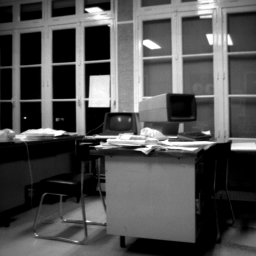
%> input picture TD2_15.09.2021/Louis/bureau256_col.png, 256 x 256 px
$ octave TD2_Exo2.m   (GNU Octave 9; MATLAB toolbox functions it lacks are replaced by stand-ins)
%> lines starting %> are read from the running program, lines starting %| are printed output that depends on the picture
%Penser à faire "pkg load image" avant chaque TD
clear all;
close all;

%On charge l'image du bureau
Bureau = imread('bureau256_col.png');
%> Bureau is the input picture: size 256x256x3 uint8; min 0, max 255, mean 80.8
%C'est une image grise codée en couleur

%Image en couleur dont on extrait les composantes
Bureau_R = Bureau(:,:,1);
%Toutes les lignes et toutes les colonnes donc tout l'image du canal 1
%soit la couleur rouge de l'image Bureau
Bureau_G = Bureau(:,:,2);
Bureau_B = Bureau(:,:,3);

%On affiche l'image originale et les 3 canaux
figure();
subplot(1,4,1); imshow(Bureau); title('Couleur');
subplot(1,4,2); imshow(Bureau_R); title('R');
subplot(1,4,3); imshow(Bureau_G); title('G');
subplot(1,4,4); imshow(Bureau_B); title('B');

Bureau_Gris = rgb2gray(Bureau);
%Permet de représenter l'image Bureau en niveaux de gris

figure();
subplot(1,4,1); imshow(Bureau_Gris); title('Niveau de Gris');
subplot(1,4,2); imshow(Bureau_R); title('R');
subplot(1,4,3); imshow(Bureau_G); title('G');
subplot(1,4,4); imshow(Bureau_B); title('B');

%Si on avait eu une image seulement en niveaux de gris:
%Bureau_Couleur = Bureau : on crée le 1er plane
%Bureau_Couleur(:,:,2) = Bureau; on crée le 2èmeplan donc le Vert
%Bureau_Couleur(:,:,3) = Bureau; on crée le 3ème plan soit le Bleu

%On charge l'image du babouin
Babouin = imread('baboon_ng.jpg');
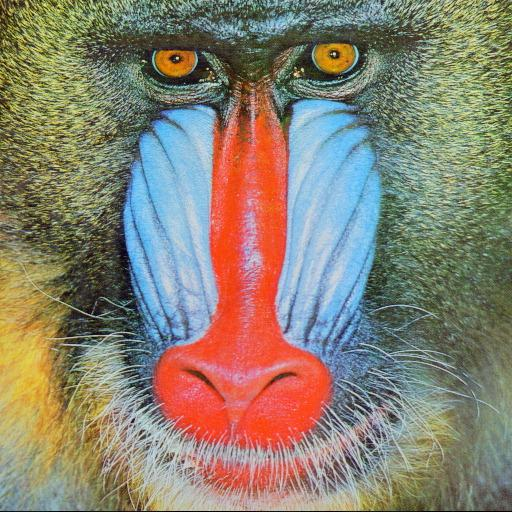
%> input picture TD2_15.09.2021/Louis/baboon_ng.jpg, 512 x 512 px
%> Babouin is the input picture: size 512x512x3 uint8; mean R, G, B 137.1, 129.1, 112.9


%Image en couleur dont on extrait les composantes
Babouin_R = Babouin(:,:,1);
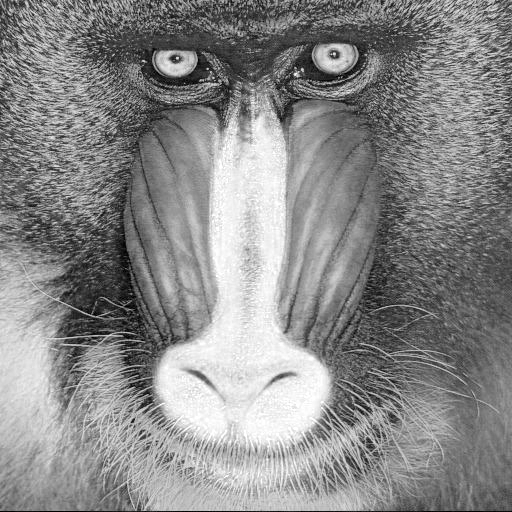
%> Babouin_R: size 512x512 uint8; min 0, max 255, mean 137.1
%Toutes les lignes et toutes les colonnes donc tout l'image du canal 1
%soit la couleur rouge de l'image Bureau
Babouin_G = Babouin(:,:,2);
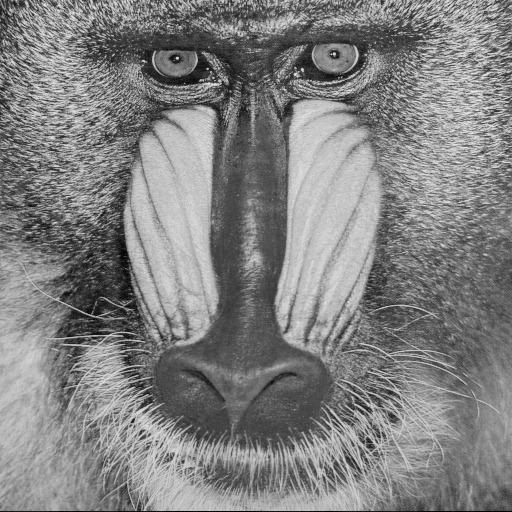
%> Babouin_G: size 512x512 uint8; min 0, max 251, mean 129.1
Babouin_B = Babouin(:,:,3);
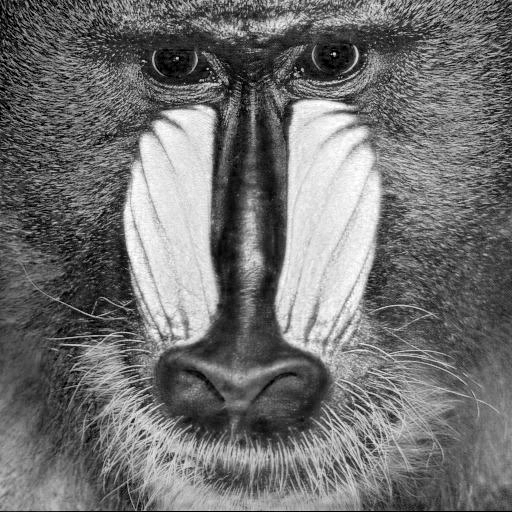
%> Babouin_B: size 512x512 uint8; min 0, max 255, mean 112.9

%On affiche l'image originale et les 3 canaux
figure();
subplot(1,4,1); imshow(Babouin); title('Couleur');
subplot(1,4,2); imshow(Babouin_R); title('R');
subplot(1,4,3); imshow(Babouin_G); title('G');
subplot(1,4,4); imshow(Babouin_B); title('B');

Babouin_Gris = rgb2gray(Babouin);
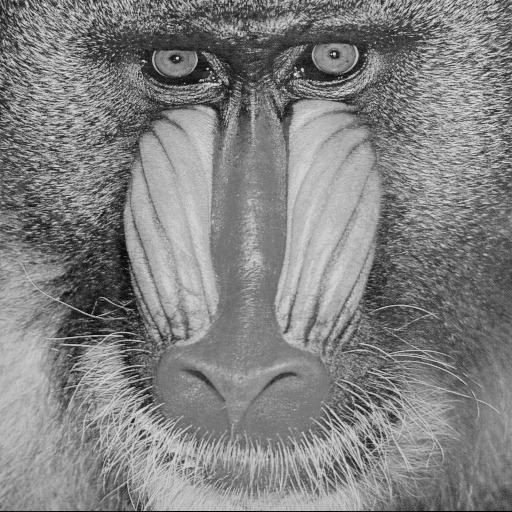
%> Babouin_Gris: size 512x512 uint8; min 0, max 239, mean 129.7
%Permet de représenter l'image Bureau en niveaux de gris

figure();
subplot(1,4,1); imshow(Babouin_Gris); title('Niveau de Gris');
subplot(1,4,2); imshow(Babouin_R); title('R');
subplot(1,4,3); imshow(Babouin_G); title('G');
subplot(1,4,4); imshow(Babouin_B); title('B');
